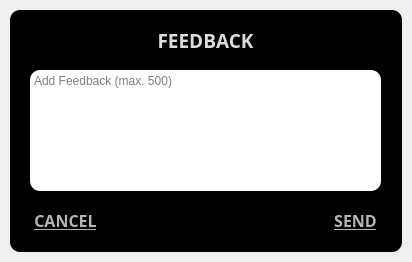
<?xml version="1.0" encoding="UTF-8"?>
<ui version="4.0">
 <class>SplashScreen</class>
 <widget class="QMainWindow" name="SplashScreen">
  <property name="geometry">
   <rect>
    <x>0</x>
    <y>0</y>
    <width>412</width>
    <height>262</height>
   </rect>
  </property>
  <property name="windowTitle">
   <string>MainWindow</string>
  </property>
  <widget class="QWidget" name="centralwidget">
   <layout class="QVBoxLayout" name="verticalLayout">
    <property name="spacing">
     <number>0</number>
    </property>
    <property name="leftMargin">
     <number>10</number>
    </property>
    <property name="topMargin">
     <number>10</number>
    </property>
    <property name="rightMargin">
     <number>10</number>
    </property>
    <property name="bottomMargin">
     <number>10</number>
    </property>
    <item>
     <widget class="QFrame" name="dropShadowFrame">
      <property name="styleSheet">
       <string notr="true">QFrame {	
	background-color: rgb(0,0,0);	
	color: rgb(220, 220, 220);
	border-radius: 10px;
}</string>
      </property>
      <property name="frameShape">
       <enum>QFrame::StyledPanel</enum>
      </property>
      <property name="frameShadow">
       <enum>QFrame::Raised</enum>
      </property>
      <widget class="QLabel" name="useless">
       <property name="geometry">
        <rect>
         <x>0</x>
         <y>20</y>
         <width>391</width>
         <height>21</height>
        </rect>
       </property>
       <property name="font">
        <font>
         <family>Arial Black</family>
         <pointsize>14</pointsize>
         <weight>75</weight>
         <bold>true</bold>
        </font>
       </property>
       <property name="text">
        <string>FEEDBACK</string>
       </property>
       <property name="scaledContents">
        <bool>false</bool>
       </property>
       <property name="alignment">
        <set>Qt::AlignCenter</set>
       </property>
      </widget>
      <widget class="QPushButton" name="Close">
       <property name="geometry">
        <rect>
         <x>20</x>
         <y>200</y>
         <width>71</width>
         <height>21</height>
        </rect>
       </property>
       <property name="font">
        <font>
         <family>Bahnschrift SemiBold</family>
         <pointsize>12</pointsize>
         <weight>75</weight>
         <bold>true</bold>
         <underline>true</underline>
        </font>
       </property>
       <property name="cursor">
        <cursorShape>PointingHandCursor</cursorShape>
       </property>
       <property name="styleSheet">
        <string notr="true">color: rgb(180, 180, 180);
background-color: rgba(35, 31, 32, 10);
border: none;</string>
       </property>
       <property name="text">
        <string>CANCEL</string>
       </property>
      </widget>
      <widget class="QPushButton" name="Send">
       <property name="geometry">
        <rect>
         <x>310</x>
         <y>200</y>
         <width>71</width>
         <height>21</height>
        </rect>
       </property>
       <property name="font">
        <font>
         <family>Bahnschrift SemiBold</family>
         <pointsize>12</pointsize>
         <weight>75</weight>
         <bold>true</bold>
         <underline>true</underline>
        </font>
       </property>
       <property name="cursor">
        <cursorShape>PointingHandCursor</cursorShape>
       </property>
       <property name="styleSheet">
        <string notr="true">color: rgb(180, 180, 180);
background-color: rgba(35, 31, 32, 10);
border: none;</string>
       </property>
       <property name="text">
        <string>SEND</string>
       </property>
      </widget>
      <widget class="QTextEdit" name="Feedback_Text">
       <property name="geometry">
        <rect>
         <x>20</x>
         <y>60</y>
         <width>351</width>
         <height>121</height>
        </rect>
       </property>
       <property name="styleSheet">
        <string notr="true">background-color: rgb(255, 255, 255);
color: rgb(0, 0, 0);</string>
       </property>
       <property name="placeholderText">
        <string>Add Feedback (max. 500)</string>
       </property>
      </widget>
     </widget>
    </item>
   </layout>
  </widget>
 </widget>
 <resources/>
 <connections/>
</ui>
